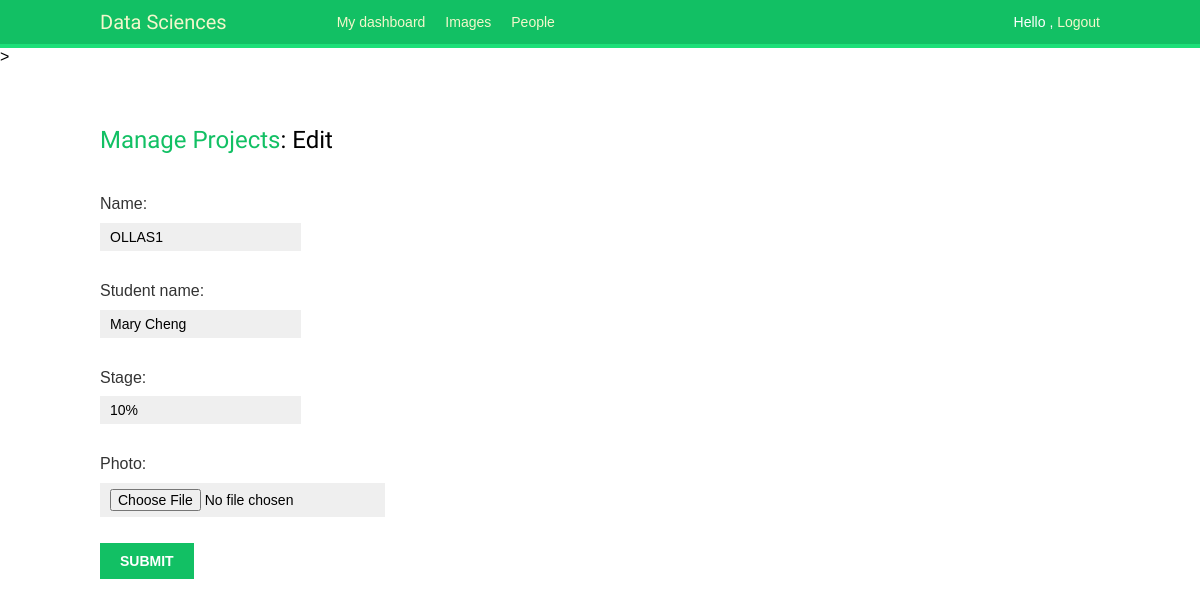
Page /professor_access/edit/5 (signed in) on the earlier database version.
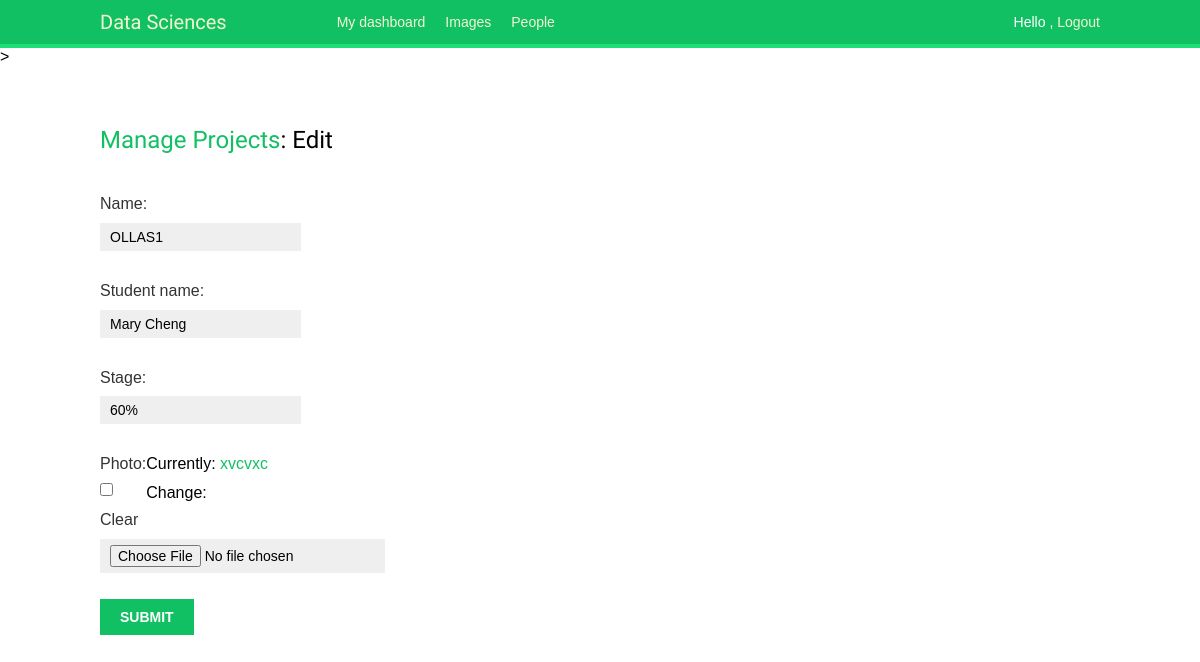
Same page on the later database version.
### professor_access/models.py (models this page shows, shortened)
class Project(models.Model):
    name = models.CharField(max_length=50 )
    student_name = models.CharField(max_length=200)
    stage = models.CharField(max_length=50)
    description = models.TextField(blank=True)
    note = models.TextField(blank=True)
    file = models.FileField(upload_to='upload', blank=True, null=True)
    photo = models.ImageField(upload_to='upload', blank=True)

### professor_access/views.py (the view)
def professor_update(request, pk, template_name='professor_access/project_form.html'):
    project= get_object_or_404(Project, pk=pk)
    form = professorForm(request.POST or None, instance= project)
    if form.is_valid():
        form.save()
        return redirect('professor_access:pa_list')
    return render(request, template_name, {'form':form})

### professor_access/views.py
class professorForm(ModelForm):
    class Meta:
        model = Project
        fields = ['id','name', 'student_name', 'stage', 'photo']

### professor_access/templates/professor_access/project_form.html
{% extends "base.html" %}
{% block content %}
<h2><a href="{% url 'professor_access:pa_list' %}">Manage Projects</a>: Edit</h2>
<form method="post">{% csrf_token %}
    {{ form.as_p }}
    <input type="submit" value="Submit" />
</form>
{% endblock %}

Differences in the rows shown:
changed Project "OLLAS1": stage "10%" → "60%"
Other differences:
form field as_p: (not shown) → "☐"
text no longer shown: "Name: Student name: Stage: Photo:"
text now shown: "Name: Student name: Stage: Photo: Currently: xvcvxc Clear Change:"
